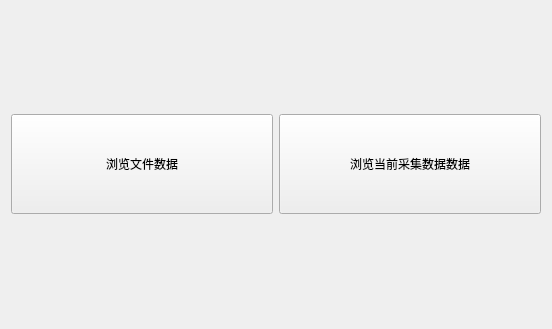
<?xml version="1.0" encoding="UTF-8"?>
<ui version="4.0">
 <class>BrowseMode</class>
 <widget class="QWidget" name="BrowseMode">
  <property name="geometry">
   <rect>
    <x>0</x>
    <y>0</y>
    <width>552</width>
    <height>329</height>
   </rect>
  </property>
  <property name="windowTitle">
   <string>Form</string>
  </property>
  <layout class="QHBoxLayout" name="horizontalLayout">
   <item>
    <widget class="QPushButton" name="btnBrowseFile">
     <property name="minimumSize">
      <size>
       <width>0</width>
       <height>100</height>
      </size>
     </property>
     <property name="text">
      <string>浏览文件数据</string>
     </property>
    </widget>
   </item>
   <item>
    <widget class="QPushButton" name="btnBrowseData">
     <property name="minimumSize">
      <size>
       <width>0</width>
       <height>100</height>
      </size>
     </property>
     <property name="text">
      <string>浏览当前采集数据数据</string>
     </property>
    </widget>
   </item>
  </layout>
 </widget>
 <resources/>
 <connections/>
</ui>
